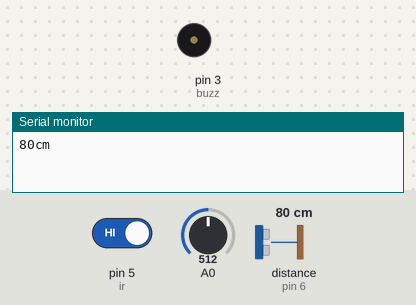
Simulated run of this sketch. Board: Arduino Uno, built with avr-gcc and run on an emulated ATmega328P. On the bench: buzzer (waves = sounding, pin HIGH), the last lines printed to the serial monitor. Wiring (inferred from the names in the program): ultrasonic range finder: trigger pin 7; echo pin 6. Inputs (shaded band) come from the test bench; at power-on: pin 5 (ir) HIGH, A0 = 512, distance to the obstacle (sensor on pin 6) 80 cm. The echo pulse lasts 58.3 µs per cm; pins used as bus, display or sensor lines are not drawn.

Above: at 0.8 s.
At 4.26 s:
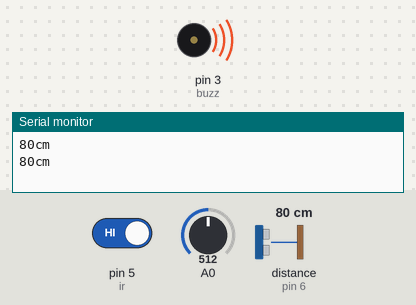
Timing chart, 0 to 5.2 s (numbered marks = the images above):
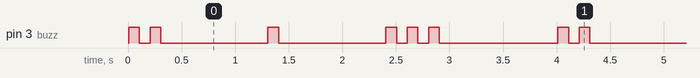

Measured:
- by itself, pin 3 (buzz): repeats every 4.0 s: LOW 0.10 s, 2 × (HIGH 0.10 s, LOW 1.0 s), 2 × (HIGH 0.10 s, LOW 0.10 s), HIGH 0.10 s, LOW 1.1 s, HIGH 0.10 s
- by itself, everything shown: repeats every 4.0 s, in 12 steps

The sketch:

smart-blind-stick.ino
```cpp
const int pingPin = 7; // Trigger Pin of Ultrasonic Sensor
const int echoPin = 6; // Echo Pin of Ultrasonic Sensor
int buzz =3;
int ir = 5;

void setup() {
  pinMode(A0,INPUT);
  pinMode(buzz,OUTPUT);
  pinMode(ir,INPUT);
  Serial.begin(9600); // Starting Serial Terminal
}

void loop() {
   long duration, inches, cm;
   pinMode(pingPin, OUTPUT);
   digitalWrite(pingPin, LOW);
   delayMicroseconds(2);
   digitalWrite(pingPin, HIGH);
   delayMicroseconds(10);
   digitalWrite(pingPin, LOW);
   pinMode(echoPin, INPUT);
   duration = pulseIn(echoPin, HIGH);
   inches = microsecondsToInches(duration);
   cm = microsecondsToCentimeters(duration);
   Serial.print(cm);
   Serial.print("cm");
   Serial.println();

   if(cm>20)  // gadha detecttion
   {
     digitalWrite(buzz,1);
     delay(100);
     digitalWrite(buzz,0);
     delay(100);
     digitalWrite(buzz,1);
     delay(100);
     digitalWrite(buzz,0);
     delay(1000);
   }

   int a=analogRead(A0); // Water Detection
   if(a>100)
   {
     digitalWrite(buzz,1);
     delay(100);
     digitalWrite(buzz,0);
     delay(1000);
   }

   int b=digitalRead(ir); //Obstacle Detection

   if(cm>20)
   {
     digitalWrite(buzz,1);
     delay(100);
     digitalWrite(buzz,0);
     delay(100);
     digitalWrite(buzz,1);
     delay(100);
     digitalWrite(buzz,0);
      delay(100);
     digitalWrite(buzz,1);
     delay(100);
     digitalWrite(buzz,0);
     delay(1000);
   }

    delay(100);
}

long microsecondsToInches(long microseconds) {
   return microseconds / 74 / 2;
}

long microsecondsToCentimeters(long microseconds) {
   return microseconds / 29 / 2;
}
```
